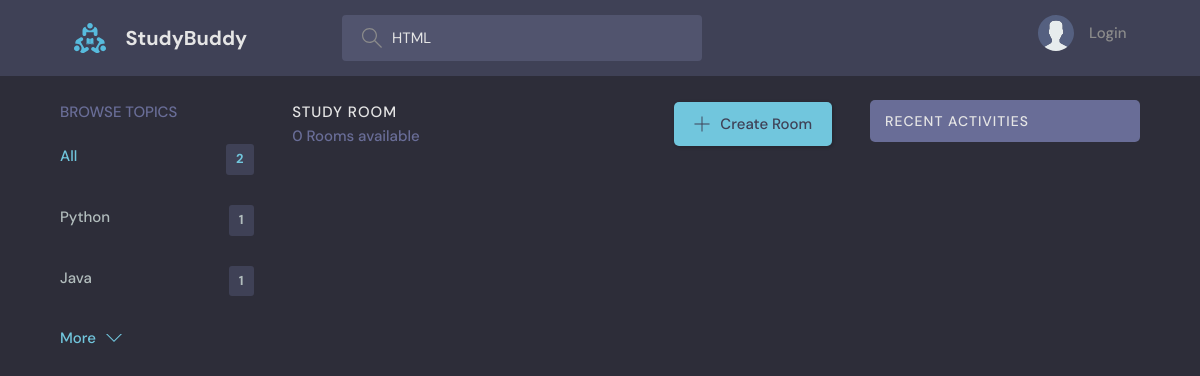
The page /?q=HTML on the database as committed earlier.
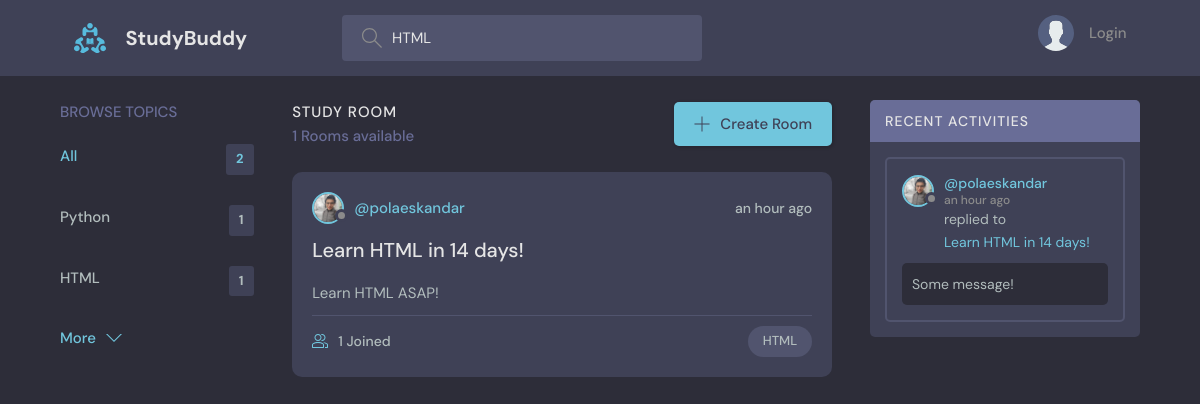
The same page on the database as committed later.
### base/models.py (models this page shows, shortened)
class Topic(models.Model):
    name = models.CharField(max_length=200)

class Room(models.Model):
    host = models.ForeignKey(User, on_delete=models.CASCADE, null=True)
    topic = models.ForeignKey(Topic, on_delete=models.SET_NULL, null=True)
    name = models.CharField(max_length=200)
    description = models.TextField(null=True, blank=True)
    participants = models.ManyToManyField(User, related_name="participants", blank=True)
    updated = models.DateTimeField(auto_now=True)
    created = models.DateTimeField(auto_now_add=True)
    class Meta:
        ordering = ["-updated", "created"]
    def __str__(self):
        return self.name

class User(AbstractUser):
    name = models.CharField(max_length=200, null=True)
    email = models.EmailField(unique=True, null=True)
    bio = models.TextField(null=True)
    avatar = models.ImageField(null=True, default="avatar.svg")
    USERNAME_FIELD = "email"
    REQUIRED_FIELDS = []

class Message(models.Model):
    body = models.TextField()
    user = models.ForeignKey(User, on_delete=models.CASCADE)
    room = models.ForeignKey(Room, on_delete=models.CASCADE)
    updated = models.DateTimeField(auto_now=True)
    created = models.DateTimeField(auto_now_add=True)
    class Meta:
        ordering = ["-updated", "created"]
    def __str__(self):
        return self.body[0:50]

### base/views.py (the view)
# urls.py: path("", views.home, name="home"),
def home(request):
    q = request.GET.get("q") if request.GET.get("q") != None else ""
    rooms = Room.objects.filter(
        Q(topic__name__icontains=q) | Q(name__icontains=q) | Q(description__icontains=q)
    )
    rooms_count = rooms.count()
    topics = Topic.objects.all()[:5]
    rooms_messages = Message.objects.filter(Q(room__topic__name__icontains=q))
    context = {
        "rooms": rooms,
        "topics": topics,
        "rooms_count": rooms_count,
        "rooms_messages": rooms_messages,
    }
    return render(
        request,
        "base/home.html",
        context,
    )

### base/templates/base/home.html (shortened to what this page needs)
{% extends 'main.html' %} {% block content %}
<main class="layout layout--3">
  <div class="container">
    {% include 'base/topics_component.html' %}
    <div class="roomList">
      <div class="roomList__header">
        <div>
          <h2>Study Room</h2>
          <p>{{ rooms_count }} Rooms available</p>
        </div>
        <a class="btn btn--main" href="{% url 'create-room' %}">
          <svg
            version="1.1"
            xmlns="http://www.w3.org/2000/svg"
            width="32"
            height="32"
            viewBox="0 0 32 32"
          >
            <title>add</title>
            <path
              d="M16.943 0.943h-1.885v14.115h-14.115v1.885h14.115v14.115h1.885v-14.115h14.115v-1.885h-14.115v-14.115z"
            ></path>
          </svg>
          Create Room
        </a>
      </div>
      {% include 'base/feed_component.html' %}
    </div>
    {% include 'base/activity_component.html' %}
  </div>
</main>
{% endblock content %}

### templates/main.html (shortened to what this page needs)
{% load static %}
<!DOCTYPE html>
<html lang="en">
  <head>
    <link rel="stylesheet" href="{% static 'styles/main.css' %}" />
  </head>
  <body>
    {% include 'navbar.html' %}  {% block content %} {% endblock content %}
  </body>
</html>

### templates/navbar.html (shortened to what this page needs)
{% load static %}
<header class="header header--loggedIn">
  <div class="container">
    <a href="{% url 'home' %}" class="header__logo">
      <img src="{% static 'img/logo.svg' %}" />
      <h1>StudyBuddy</h1>
    </a>
    <form class="header__search" method="GET" action="{% url 'home' %}">
      <label>
        <input
          name="q"
          value="{{ request.GET.q }}"
          placeholder="Search for rooms..."
        />
      </label>
    </form>
    <nav class="header__menu">
      {% if request.user.is_authenticated %}
      <div class="header__user">
        <a href="{% url 'profile' request.user.id %}">
          <div class="avatar avatar--medium active">
            <img src="{{ request.user.avatar.url }}" />
          </div>
          <p>
            {{ request.user.name }}<span>@{{ request.user.username }}</span>
          </p>
        </a>
        <button class="dropdown-button">
          <svg
            version="1.1"
            xmlns="http://www.w3.org/2000/svg"
            width="32"
            height="32"
            viewBox="0 0 32 32"
          >
            <title>chevron-down</title>
            <path d="M16 21l-13-13h-3l16 16 16-16h-3l-13 13z"></path>
          </svg>
        </button>
      </div>
      <div class="dropdown-menu">
        <a href="{% url 'update-user' %}" class="dropdown-link"
          ><svg
            version="1.1"
            xmlns="http://www.w3.org/2000/svg"
            width="32"
            height="32"
            viewBox="0 0 32 32"
          >
            <title>tools</title>
            <path
              d="M27.465 32c-1.211 0-2.35-0.471-3.207-1.328l-9.392-9.391c-2.369 0.898-4.898 0.951-7.355 0.15-3.274-1.074-5.869-3.67-6.943-6.942-0.879-2.682-0.734-5.45 0.419-8.004 0.135-0.299 0.408-0.512 0.731-0.572 0.32-0.051 0.654 0.045 0.887 0.277l5.394 5.395 3.586-3.586-5.394-5.395c-0.232-0.232-0.336-0.564-0.276-0.887s0.272-0.596 0.572-0.732c2.552-1.152 5.318-1.295 8.001-0.418 3.274 1.074 5.869 3.67 6.943 6.942 0.806 2.457 0.752 4.987-0.15 7.358l9.392 9.391c0.844 0.842 1.328 2.012 1.328 3.207-0 2.5-2.034 4.535-4.535 4.535zM15.101 19.102c0.26 0 0.516 0.102 0.707 0.293l9.864 9.863c0.479 0.479 1.116 0.742 1.793 0.742 1.398 0 2.535-1.137 2.535-2.535 0-0.668-0.27-1.322-0.742-1.793l-9.864-9.863c-0.294-0.295-0.376-0.74-0.204-1.119 0.943-2.090 1.061-4.357 0.341-6.555-0.863-2.631-3.034-4.801-5.665-5.666-1.713-0.561-3.468-0.609-5.145-0.164l4.986 4.988c0.391 0.391 0.391 1.023 0 1.414l-5 5c-0.188 0.188-0.441 0.293-0.707 0.293s-0.52-0.105-0.707-0.293l-4.987-4.988c-0.45 1.682-0.397 3.436 0.164 5.146 0.863 2.631 3.034 4.801 5.665 5.666 2.2 0.721 4.466 0.604 6.555-0.342 0.132-0.059 0.271-0.088 0.411-0.088z"
            ></path>
          </svg>
          Settings
        </a>
        <a href="{% url 'logout' %}" class="dropdown-link">
          <svg
            version="1.1"
            xmlns="http://www.w3.org/2000/svg"
            width="32"
            height="32"
            viewBox="0 0 32 32"
          >
            <title>sign-out</title>
            <path
              d="M3 0h22c0.553 0 1 0 1 0.553l-0 3.447h-2v-2h-20v28h20v-2h2l0 3.447c0 0.553-0.447 0.553-1 0.553h-22c-0.553 0-1-0.447-1-1v-30c0-0.553 0.447-1 1-1z"
            ></path>
            <path
              d="M21.879 21.293l1.414 1.414 6.707-6.707-6.707-6.707-1.414 1.414 4.293 4.293h-14.172v2h14.172l-4.293 4.293z"
            ></path>
          </svg>
          Logout
        </a>
      </div>
      {% else %}
      <a href="{% url 'login' %}">
        <img src="{% static 'img/avatar.svg' %}" />
        <p>Login</p>
      </a>
      {% endif %}
    </nav>
  </div>
</header>

### base/templates/base/topics_component.html
<div class="topics">
  <div class="topics__header">
    <h2>Browse Topics</h2>
  </div>
  <ul class="topics__list">
    <li>
      <a href="{% url 'home' %}" class="active">
        All<span>{{ topics.count }}</span>
      </a>
    </li>
    {% for topic in topics %}
    <li>
      <a href="{% url 'home' %}?q={{ topic.name }}">
        {{ topic.name }}<span>{{ topic.room_set.all.count }}</span>
      </a>
    </li>
    {% endfor %}
  </ul>
  <a class="btn btn--link" href="{% url 'topics' %}">
    More
    <svg
      version="1.1"
      xmlns="http://www.w3.org/2000/svg"
      width="32"
      height="32"
      viewBox="0 0 32 32"
    >
      <title>chevron-down</title>
      <path d="M16 21l-13-13h-3l16 16 16-16h-3l-13 13z"></path>
    </svg>
  </a>
</div>

### base/templates/base/feed_component.html (shortened to what this page needs)
{% load humanize %} {% for room in rooms %}
<div class="roomListRoom">
  <div class="roomListRoom__header">
    <a href="{% url 'profile' room.host.id %}" class="roomListRoom__author">
      <div class="avatar avatar--small">
        <img src="{{ room.host.avatar.url }}" />
      </div>
      <span>@{{ room.host.username }}</span>
    </a>
    <div class="roomListRoom__actions">
      <span>{{ room.created|naturaltime }}</span>
    </div>
  </div>
  <div class="roomListRoom__content">
    <a href="{% url 'room' room.id %}">{{ room.name }}</a>
    <p>{{ room.description }}</p>
  </div>
  <div class="roomListRoom__meta">
    <a href="{% url 'room' room.id %}" class="roomListRoom__joined">
      {{ room.participants.all.count }} Joined
    </a>
    <p class="roomListRoom__topic">{{ room.topic.name }}</p>
  </div>
</div>
{% endfor %}

### base/templates/base/activity_component.html (shortened to what this page needs)
{% load humanize %}
<div class="activities">
  <div class="activities__header">
    <h2>Recent Activities</h2>
  </div>
  {% for room_message in rooms_messages %}
  <div class="activities__box">
    <div class="activities__boxHeader roomListRoom__header">
      <a
        href="{% url 'profile' room_message.user.id %}"
        class="roomListRoom__author"
      >
        <div class="avatar avatar--small">
          <img src="{{ room_message.user.avatar.url }}" />
        </div>
        <p>
          @{{ room_message.user.username }}
          <span>{{ room_message.created|naturaltime }}</span>
        </p>
      </a>
    </div>
    <div class="activities__boxContent">
      <p>
        replied to
        <a href="{% url 'room' room_message.room.id %}">
          {{ room_message.room }}
        </a>
      </p>
      <div class="activities__boxRoomContent">{{ room_message }}</div>
    </div>
  </div>
  {% endfor %}
</div>

Rows that differ between the two databases and show on the page:
removed Topic: name "Java", room_set.all.count "1"
added Topic: name "HTML", room_set.all.count "1"
added Room: host.avatar (picture), host.username "polaeskandar", created "an hour ago", name "Learn HTML in 14 days!", description "Learn HTML ASAP!", participants.all.count "1", topic.name "HTML"
added Message: user.avatar (picture), user.username "polaeskandar", created "an hour ago", room "Learn HTML in 14 days!", body "Some message!"
Other text that changed with them:
{{ rooms_count }}: "0" → "1"
